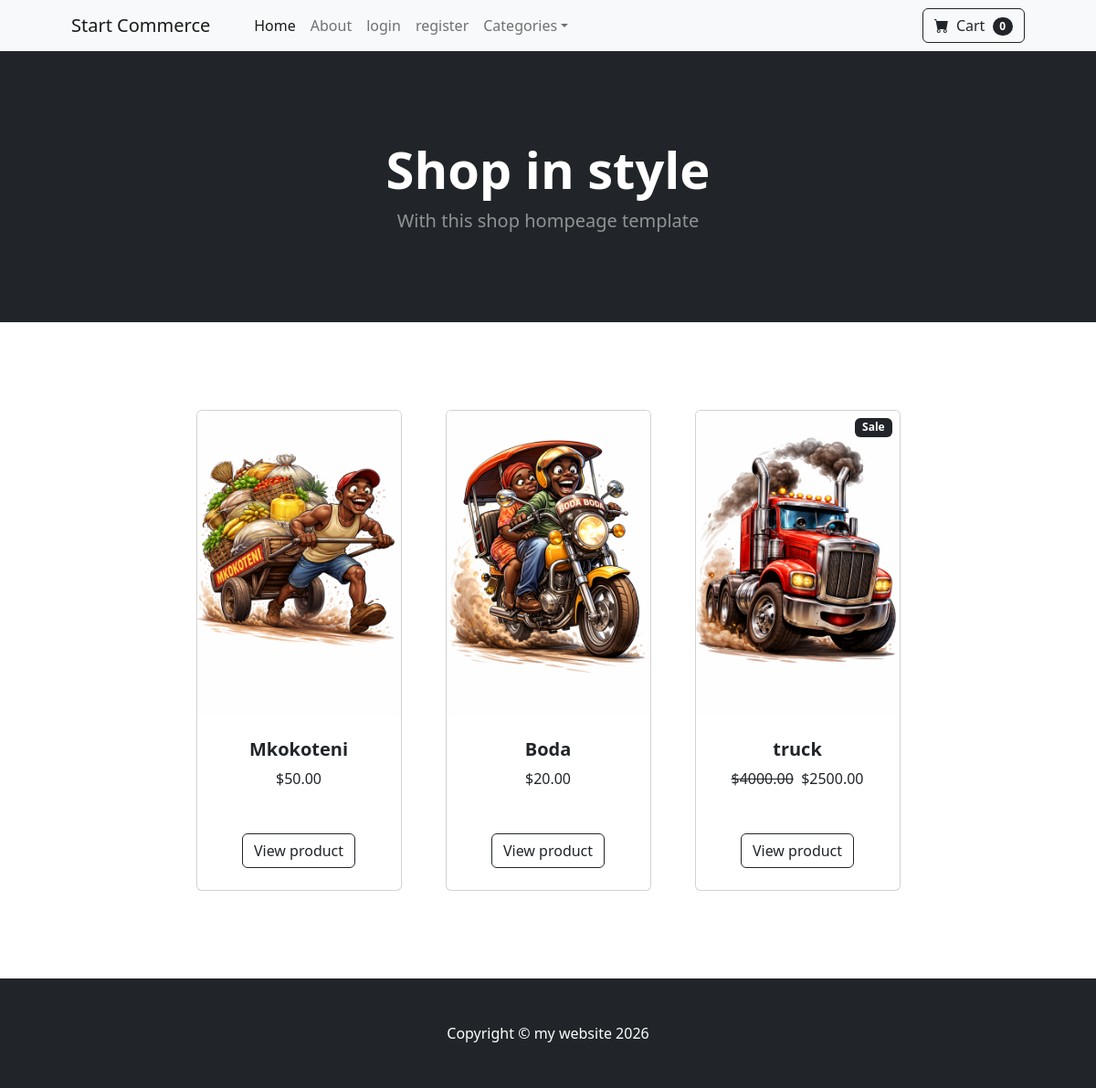
/home/, run on the app's committed database.
### store/models.py (models this page shows, shortened)
class Product(models.Model):
    name = models.CharField(max_length=100)
    price = models.DecimalField(default=0, decimal_places=2, max_digits=10)
    category = models.ForeignKey(Category, on_delete=models.CASCADE, default=1)
    description = models.CharField(max_length=250, default="", blank=True, null=True)
    image = models.ImageField(upload_to="uploads/products/")
    is_sale = models.BooleanField(default=False)
    sale_price = models.DecimalField(default=0, decimal_places=2, max_digits=10)

### store/views.py (the view)
# urls.py: path("home/", include("store.urls")),
def home(request):
    products = Product.objects.all()
    return render(request, "home.html", {"products": products})

### cart/context_processors.py (called while the page is built)
def cart(request):
    return {"cart": Cart(request)}

### store/templates/home.html (shortened to what this page needs)
{% extends 'base.html' %}
    {% block content %}
    <body>
        <header class="bg-dark py-5">
            <div class="container px-4 px-lg-5 my-5">
                <div class="text-center text-white">
                    <h1 class="display-4 fw-bolder">Shop in style</h1>
                    <p class="lead fw-normal text-white-50 mb-0">With this shop hompeage template</p>
                </div>
            </div>
        </header>
        <section class="py-5">
            <div class="container px-4 px-lg-5 mt-5">
                <div class="row gx-4 gx-lg-5 row-cols-2 row-cols-md-3 row-cols-xl-4 justify-content-center">
                    {% for product in products %}
                        {% if product.is_sale %}
                            <div class="col mb-5">
                            <div class="card h-100">
                            <div class="badge bg-dark text-white position-absolute" style=" top: 0.5rem; right: 0.5rem;" >Sale</div>
                            <img class="card-img-top" src="{{ product.image.url }}" alt="..." />
                            <div class="card-body p-4">
                                <div class="text-center">
                                    <h5 class="fw-bolder">{{ product.name }}</h5>
                                    <strike>${{ product.price }}</strike>
                                    &nbsp;${{product.sale_price}}
                                    <br>
                                    <br>
                                </div>
                            </div>
                            <div class="card-footer p-4 pt-0 border-top-0 bg-transparent">
                                <div class="text-center"><a class="btn btn-outline-dark mt-auto" href="{% url 'product' product.id %}">View product</a></div>
                            </div>
                        </div>
                    </div>
                        {% else %}
                        <div class="col mb-5">
                        <div class="card h-100">
                            <img class="card-img-top" src="{{ product.image.url }}" alt="..." />
                            <div class="card-body p-4">
                                <div class="text-center">
                                    <h5 class="fw-bolder">{{ product.name }}</h5>
                                    ${{ product.price }}
                                    <br>
                                    <br>
                                </div>
                            </div>
                            <div class="card-footer p-4 pt-0 border-top-0 bg-transparent">
                                <div class="text-center"><a class="btn btn-outline-dark mt-auto" href="{% url 'product' product.id %}">View product</a></div>
                            </div>
                        </div>
                    </div>
                        {% endif %}
                    {% endfor %}
                </div>
            </div>
        </section>
{% endblock %}

### data on the page
Product: image (picture), name "Mkokoteni", price "50.00"
Product: image (picture), name "Boda", price "20.00"
Product: image (picture), name "truck", price "4000.00", sale_price "2500.00"
